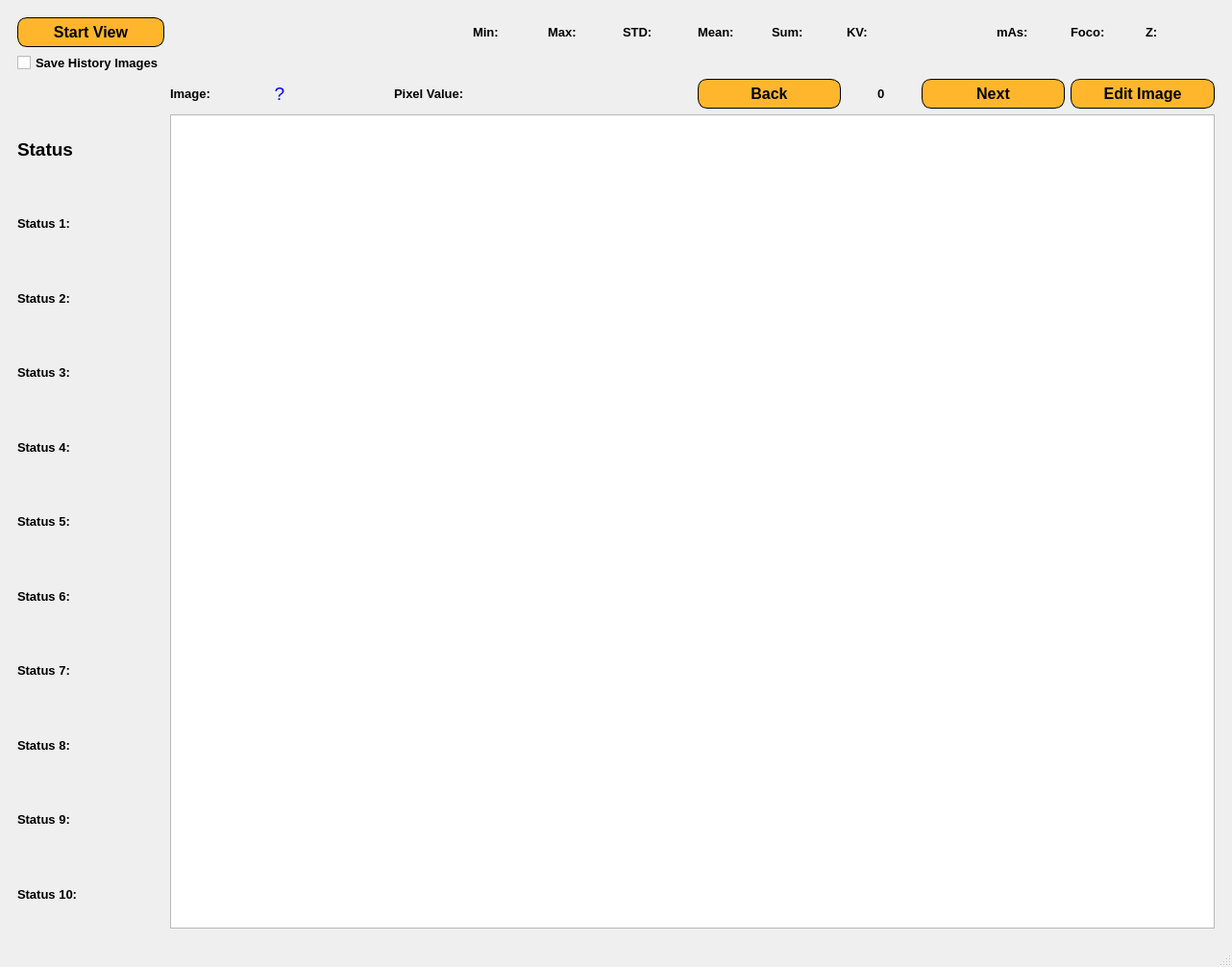
<?xml version="1.0" encoding="UTF-8"?>
<ui version="4.0">
 <class>MainWindow</class>
 <widget class="QMainWindow" name="MainWindow">
  <property name="geometry">
   <rect>
    <x>0</x>
    <y>0</y>
    <width>1282</width>
    <height>1006</height>
   </rect>
  </property>
  <property name="windowTitle">
   <string>CT Industrial Visualizer</string>
  </property>
  <widget class="QWidget" name="centralwidget">
   <layout class="QGridLayout" name="gridLayout">
    <item row="0" column="0">
     <widget class="QScrollArea" name="scrollArea">
      <property name="styleSheet">
       <string notr="true">QScrollArea {
    border: none;
}
</string>
      </property>
      <property name="widgetResizable">
       <bool>true</bool>
      </property>
      <widget class="QWidget" name="scrollAreaWidgetContents">
       <property name="geometry">
        <rect>
         <x>0</x>
         <y>0</y>
         <width>1264</width>
         <height>947</height>
        </rect>
       </property>
       <layout class="QGridLayout" name="gridLayout_2">
        <item row="0" column="0">
         <widget class="QPushButton" name="btn_start_view">
          <property name="minimumSize">
           <size>
            <width>0</width>
            <height>31</height>
           </size>
          </property>
          <property name="font">
           <font>
            <family>Segoe UI</family>
            <pointsize>12</pointsize>
            <weight>75</weight>
            <bold>true</bold>
           </font>
          </property>
          <property name="styleSheet">
           <string notr="true">QPushButton {
    background-color: #FFB62D;
    border-radius: 10px;
    border: 1px solid black;
}
 
QPushButton:hover {
    background-color: #FFA500;
}
 
QPushButton:pressed {
    background-color: #FFB62D;
    padding-left: 1px;
    padding-top: 1px;
}</string>
          </property>
          <property name="text">
           <string>Start View</string>
          </property>
         </widget>
        </item>
        <item row="0" column="5">
         <widget class="QLabel" name="label_min">
          <property name="font">
           <font>
            <family>Segoe UI</family>
            <pointsize>10</pointsize>
            <weight>75</weight>
            <bold>true</bold>
           </font>
          </property>
          <property name="text">
           <string>Min:</string>
          </property>
         </widget>
        </item>
        <item row="0" column="6">
         <widget class="QLabel" name="label_max">
          <property name="font">
           <font>
            <family>Segoe UI</family>
            <pointsize>10</pointsize>
            <weight>75</weight>
            <bold>true</bold>
           </font>
          </property>
          <property name="text">
           <string>Max:</string>
          </property>
         </widget>
        </item>
        <item row="0" column="7">
         <widget class="QLabel" name="label_std">
          <property name="font">
           <font>
            <family>Segoe UI</family>
            <pointsize>10</pointsize>
            <weight>75</weight>
            <bold>true</bold>
           </font>
          </property>
          <property name="text">
           <string>STD:</string>
          </property>
         </widget>
        </item>
        <item row="0" column="8">
         <widget class="QLabel" name="label_mean">
          <property name="font">
           <font>
            <family>Segoe UI</family>
            <pointsize>10</pointsize>
            <weight>75</weight>
            <bold>true</bold>
           </font>
          </property>
          <property name="text">
           <string>Mean:</string>
          </property>
         </widget>
        </item>
        <item row="0" column="9">
         <widget class="QLabel" name="label_sum">
          <property name="font">
           <font>
            <family>Segoe UI</family>
            <pointsize>10</pointsize>
            <weight>75</weight>
            <bold>true</bold>
           </font>
          </property>
          <property name="text">
           <string>Sum:</string>
          </property>
         </widget>
        </item>
        <item row="0" column="10" colspan="2">
         <widget class="QLabel" name="label_kV">
          <property name="font">
           <font>
            <family>Segoe UI</family>
            <pointsize>10</pointsize>
            <weight>75</weight>
            <bold>true</bold>
           </font>
          </property>
          <property name="text">
           <string>KV:</string>
          </property>
         </widget>
        </item>
        <item row="0" column="12">
         <widget class="QLabel" name="label_mAs">
          <property name="font">
           <font>
            <family>Segoe UI</family>
            <pointsize>10</pointsize>
            <weight>75</weight>
            <bold>true</bold>
           </font>
          </property>
          <property name="text">
           <string>mAs:</string>
          </property>
         </widget>
        </item>
        <item row="0" column="13">
         <widget class="QLabel" name="label_foco">
          <property name="font">
           <font>
            <family>Segoe UI</family>
            <pointsize>10</pointsize>
            <weight>75</weight>
            <bold>true</bold>
           </font>
          </property>
          <property name="text">
           <string>Foco:</string>
          </property>
         </widget>
        </item>
        <item row="0" column="14">
         <widget class="QLabel" name="label_Z">
          <property name="font">
           <font>
            <family>Segoe UI</family>
            <pointsize>10</pointsize>
            <weight>75</weight>
            <bold>true</bold>
           </font>
          </property>
          <property name="text">
           <string>Z:</string>
          </property>
         </widget>
        </item>
        <item row="1" column="0">
         <widget class="QCheckBox" name="checkBox_history_save">
          <property name="font">
           <font>
            <pointsize>10</pointsize>
            <weight>75</weight>
            <bold>true</bold>
           </font>
          </property>
          <property name="text">
           <string>Save History Images</string>
          </property>
         </widget>
        </item>
        <item row="2" column="1">
         <widget class="QLabel" name="label_image_id">
          <property name="font">
           <font>
            <family>Segoe UI</family>
            <pointsize>10</pointsize>
            <weight>75</weight>
            <bold>true</bold>
           </font>
          </property>
          <property name="text">
           <string>Image:</string>
          </property>
         </widget>
        </item>
        <item row="2" column="2">
         <widget class="QPushButton" name="discr_image_id">
          <property name="font">
           <font>
            <family>Segoe UI</family>
            <pointsize>14</pointsize>
            <weight>50</weight>
            <bold>false</bold>
           </font>
          </property>
          <property name="styleSheet">
           <string notr="true">QPushButton {
    border: none; /* Remove a borda */
    background-color: transparent; /* Fundo transparente */
    color: blue; /* Cor do texto em azul */
}
</string>
          </property>
          <property name="text">
           <string>?</string>
          </property>
         </widget>
        </item>
        <item row="2" column="3">
         <widget class="QLabel" name="line_image_id">
          <property name="font">
           <font>
            <pointsize>9</pointsize>
           </font>
          </property>
          <property name="text">
           <string/>
          </property>
         </widget>
        </item>
        <item row="2" column="4">
         <widget class="QLabel" name="label_value">
          <property name="font">
           <font>
            <family>Segoe UI</family>
            <pointsize>10</pointsize>
            <weight>75</weight>
            <bold>true</bold>
           </font>
          </property>
          <property name="text">
           <string>Pixel Value: </string>
          </property>
         </widget>
        </item>
        <item row="2" column="8" colspan="2">
         <widget class="QPushButton" name="btn_back_image">
          <property name="minimumSize">
           <size>
            <width>0</width>
            <height>31</height>
           </size>
          </property>
          <property name="font">
           <font>
            <family>Segoe UI</family>
            <pointsize>12</pointsize>
            <weight>75</weight>
            <bold>true</bold>
           </font>
          </property>
          <property name="styleSheet">
           <string notr="true">QPushButton {
    background-color: #FFB62D;
    border-radius: 10px;
    border: 1px solid black;
}
 
QPushButton:hover {
    background-color: #FFA500;
}
 
QPushButton:pressed {
    background-color: #FFB62D;
    padding-left: 1px;
    padding-top: 1px;
}</string>
          </property>
          <property name="text">
           <string>Back</string>
          </property>
         </widget>
        </item>
        <item row="2" column="10" alignment="Qt::AlignHCenter">
         <widget class="QLabel" name="line_images_count">
          <property name="font">
           <font>
            <pointsize>10</pointsize>
            <weight>75</weight>
            <bold>true</bold>
           </font>
          </property>
          <property name="text">
           <string>0</string>
          </property>
         </widget>
        </item>
        <item row="3" column="0">
         <widget class="QLabel" name="label_satus_condition">
          <property name="font">
           <font>
            <family>Segoe UI</family>
            <pointsize>14</pointsize>
            <weight>75</weight>
            <bold>true</bold>
           </font>
          </property>
          <property name="text">
           <string>Status</string>
          </property>
         </widget>
        </item>
        <item row="3" column="1" rowspan="11" colspan="14">
         <widget class="QGraphicsView" name="exp"/>
        </item>
        <item row="4" column="0">
         <widget class="QLabel" name="label_satus_1">
          <property name="font">
           <font>
            <family>Segoe UI</family>
            <pointsize>10</pointsize>
            <weight>75</weight>
            <bold>true</bold>
           </font>
          </property>
          <property name="text">
           <string>Status 1:</string>
          </property>
         </widget>
        </item>
        <item row="5" column="0">
         <widget class="QLabel" name="label_satus_2">
          <property name="font">
           <font>
            <family>Segoe UI</family>
            <pointsize>10</pointsize>
            <weight>75</weight>
            <bold>true</bold>
           </font>
          </property>
          <property name="text">
           <string>Status 2:</string>
          </property>
         </widget>
        </item>
        <item row="6" column="0">
         <widget class="QLabel" name="label_satus_3">
          <property name="font">
           <font>
            <family>Segoe UI</family>
            <pointsize>10</pointsize>
            <weight>75</weight>
            <bold>true</bold>
           </font>
          </property>
          <property name="text">
           <string>Status 3:</string>
          </property>
         </widget>
        </item>
        <item row="7" column="0">
         <widget class="QLabel" name="label_satus_4">
          <property name="font">
           <font>
            <family>Segoe UI</family>
            <pointsize>10</pointsize>
            <weight>75</weight>
            <bold>true</bold>
           </font>
          </property>
          <property name="text">
           <string>Status 4:</string>
          </property>
         </widget>
        </item>
        <item row="8" column="0">
         <widget class="QLabel" name="label_satus_5">
          <property name="font">
           <font>
            <family>Segoe UI</family>
            <pointsize>10</pointsize>
            <weight>75</weight>
            <bold>true</bold>
           </font>
          </property>
          <property name="text">
           <string>Status 5:</string>
          </property>
         </widget>
        </item>
        <item row="9" column="0">
         <widget class="QLabel" name="label_satus_6">
          <property name="font">
           <font>
            <family>Segoe UI</family>
            <pointsize>10</pointsize>
            <weight>75</weight>
            <bold>true</bold>
           </font>
          </property>
          <property name="text">
           <string>Status 6:</string>
          </property>
         </widget>
        </item>
        <item row="10" column="0">
         <widget class="QLabel" name="label_satus_8">
          <property name="font">
           <font>
            <family>Segoe UI</family>
            <pointsize>10</pointsize>
            <weight>75</weight>
            <bold>true</bold>
           </font>
          </property>
          <property name="text">
           <string>Status 7:</string>
          </property>
         </widget>
        </item>
        <item row="11" column="0">
         <widget class="QLabel" name="label_satus_7">
          <property name="font">
           <font>
            <family>Segoe UI</family>
            <pointsize>10</pointsize>
            <weight>75</weight>
            <bold>true</bold>
           </font>
          </property>
          <property name="text">
           <string>Status 8:</string>
          </property>
         </widget>
        </item>
        <item row="12" column="0">
         <widget class="QLabel" name="label_satus_9">
          <property name="font">
           <font>
            <family>Segoe UI</family>
            <pointsize>10</pointsize>
            <weight>75</weight>
            <bold>true</bold>
           </font>
          </property>
          <property name="text">
           <string>Status 9:</string>
          </property>
         </widget>
        </item>
        <item row="13" column="0">
         <widget class="QLabel" name="label_satus_10">
          <property name="font">
           <font>
            <family>Segoe UI</family>
            <pointsize>10</pointsize>
            <weight>75</weight>
            <bold>true</bold>
           </font>
          </property>
          <property name="text">
           <string>Status 10:</string>
          </property>
         </widget>
        </item>
        <item row="2" column="11" colspan="2">
         <widget class="QPushButton" name="btn_next_image">
          <property name="minimumSize">
           <size>
            <width>0</width>
            <height>31</height>
           </size>
          </property>
          <property name="font">
           <font>
            <family>Segoe UI</family>
            <pointsize>12</pointsize>
            <weight>75</weight>
            <bold>true</bold>
           </font>
          </property>
          <property name="styleSheet">
           <string notr="true">QPushButton {
    background-color: #FFB62D;
    border-radius: 10px;
    border: 1px solid black;
}
 
QPushButton:hover {
    background-color: #FFA500;
}
 
QPushButton:pressed {
    background-color: #FFB62D;
    padding-left: 1px;
    padding-top: 1px;
}</string>
          </property>
          <property name="text">
           <string>Next</string>
          </property>
         </widget>
        </item>
        <item row="2" column="13" colspan="2">
         <widget class="QPushButton" name="btn_edit_ct">
          <property name="minimumSize">
           <size>
            <width>0</width>
            <height>31</height>
           </size>
          </property>
          <property name="font">
           <font>
            <family>Segoe UI</family>
            <pointsize>12</pointsize>
            <weight>75</weight>
            <bold>true</bold>
           </font>
          </property>
          <property name="styleSheet">
           <string notr="true">QPushButton {
    background-color: #FFB62D;
    border-radius: 10px;
    border: 1px solid black;
}
 
QPushButton:hover {
    background-color: #FFA500;
}
 
QPushButton:pressed {
    background-color: #FFB62D;
    padding-left: 1px;
    padding-top: 1px;
}</string>
          </property>
          <property name="text">
           <string>Edit Image</string>
          </property>
         </widget>
        </item>
       </layout>
      </widget>
     </widget>
    </item>
   </layout>
  </widget>
  <widget class="QMenuBar" name="menubar">
   <property name="geometry">
    <rect>
     <x>0</x>
     <y>0</y>
     <width>1282</width>
     <height>21</height>
    </rect>
   </property>
  </widget>
  <widget class="QStatusBar" name="statusbar"/>
 </widget>
 <resources/>
 <connections/>
</ui>
